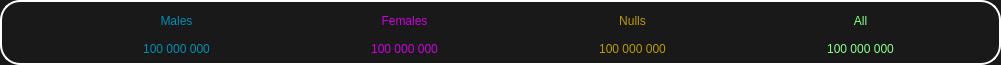
      <widget class="QFrame" name="Rabbit">
       <property name="geometry">
        <rect>
         <x>10</x>
         <y>266</y>
         <width>1001</width>
         <height>65</height>
        </rect>
       </property>
       <property name="minimumSize">
        <size>
         <width>0</width>
         <height>65</height>
        </size>
       </property>
       <property name="maximumSize">
        <size>
         <width>16777215</width>
         <height>65</height>
        </size>
       </property>
       <property name="styleSheet">
        <string notr="true">QWidget{
	background-color: rgb(25, 25, 25);
	color: rgb(255, 255, 255);
	border-style: outset;
    	border-radius: 20px;
	border: 2px solid #ffffff;
}</string>
       </property>
       <property name="frameShape">
        <enum>QFrame::StyledPanel</enum>
       </property>
       <property name="frameShadow">
        <enum>QFrame::Raised</enum>
       </property>
       <widget class="QLabel" name="Rabbits_Logo_3">
        <property name="geometry">
         <rect>
          <x>40</x>
          <y>10</y>
          <width>45</width>
          <height>45</height>
         </rect>
        </property>
        <property name="minimumSize">
         <size>
          <width>45</width>
          <height>45</height>
         </size>
        </property>
        <property name="maximumSize">
         <size>
          <width>45</width>
          <height>45</height>
         </size>
        </property>
        <property name="styleSheet">
         <string notr="true">background-color: rgba(0, 0, 0, 0);
color: rgb(255, 255, 255);
border:none;</string>
        </property>
        <property name="text">
         <string/>
        </property>
        <property name="pixmap">
         <pixmap resource="resources.qrc">:/Icons/Rabbit_White.png</pixmap>
        </property>
        <property name="scaledContents">
         <bool>true</bool>
        </property>
        <property name="alignment">
         <set>Qt::AlignCenter</set>
        </property>
       </widget>
       <widget class="QLabel" name="Males_Text">
        <property name="geometry">
         <rect>
          <x>95</x>
          <y>2</y>
          <width>163</width>
          <height>37</height>
         </rect>
        </property>
        <property name="minimumSize">
         <size>
          <width>163</width>
          <height>37</height>
         </size>
        </property>
        <property name="maximumSize">
         <size>
          <width>163</width>
          <height>37</height>
         </size>
        </property>
        <property name="styleSheet">
         <string notr="true">background-color: rgba(0, 0, 0, 0);
color: rgb(0, 140, 179);
font: 75 25pt &quot;Acme&quot;;
border:none;</string>
        </property>
        <property name="text">
         <string>Males</string>
        </property>
        <property name="alignment">
         <set>Qt::AlignCenter</set>
        </property>
       </widget>
       <widget class="QLabel" name="Rabbits_Males_Inter">
        <property name="geometry">
         <rect>
          <x>95</x>
          <y>30</y>
          <width>163</width>
          <height>37</height>
         </rect>
        </property>
        <property name="minimumSize">
         <size>
          <width>163</width>
          <height>37</height>
         </size>
        </property>
        <property name="maximumSize">
         <size>
          <width>163</width>
          <height>37</height>
         </size>
        </property>
        <property name="styleSheet">
         <string notr="true">border:none;background-color: rgba(0, 0, 0, 0);color: rgb(0, 140, 179);;font: 75 15pt 'Acme';</string>
        </property>
        <property name="text">
         <string>100 000 000</string>
        </property>
        <property name="alignment">
         <set>Qt::AlignCenter</set>
        </property>
       </widget>
       <widget class="QLabel" name="Rabbits_Logo_4">
        <property name="geometry">
         <rect>
          <x>268</x>
          <y>10</y>
          <width>45</width>
          <height>45</height>
         </rect>
        </property>
        <property name="minimumSize">
         <size>
          <width>45</width>
          <height>45</height>
         </size>
        </property>
        <property name="maximumSize">
         <size>
          <width>45</width>
          <height>45</height>
         </size>
        </property>
        <property name="styleSheet">
         <string notr="true">background-color: rgba(0, 0, 0, 0);
color: rgb(255, 255, 255);
border:none;</string>
        </property>
        <property name="text">
         <string/>
        </property>
        <property name="pixmap">
         <pixmap resource="resources.qrc">:/Icons/Rabbit_White.png</pixmap>
        </property>
        <property name="scaledContents">
         <bool>true</bool>
        </property>
        <property name="alignment">
         <set>Qt::AlignCenter</set>
        </property>
       </widget>
       <widget class="QLabel" name="Females_Text">
        <property name="geometry">
         <rect>
          <x>323</x>
          <y>2</y>
          <width>163</width>
          <height>37</height>
         </rect>
        </property>
        <property name="minimumSize">
         <size>
          <width>163</width>
          <height>37</height>
         </size>
        </property>
        <property name="maximumSize">
         <size>
          <width>163</width>
          <height>37</height>
         </size>
        </property>
        <property name="styleSheet">
         <string notr="true">background-color: rgba(0, 0, 0, 0);
color: rgb(199, 0, 217);
font: 75 25pt &quot;Acme&quot;;
border:none;</string>
        </property>
        <property name="text">
         <string>Females</string>
        </property>
        <property name="alignment">
         <set>Qt::AlignCenter</set>
        </property>
       </widget>
       <widget class="QLabel" name="Rabbits_Females_Inter">
        <property name="geometry">
         <rect>
          <x>323</x>
          <y>30</y>
          <width>163</width>
          <height>37</height>
         </rect>
        </property>
        <property name="minimumSize">
         <size>
          <width>163</width>
          <height>37</height>
         </size>
        </property>
        <property name="maximumSize">
         <size>
          <width>163</width>
          <height>37</height>
         </size>
        </property>
        <property name="styleSheet">
         <string notr="true">border:none;background-color: rgba(0, 0, 0, 0);color:rgb(199, 0, 217);font: 75 15pt 'Acme';</string>
        </property>
        <property name="text">
         <string>100 000 000</string>
        </property>
        <property name="alignment">
         <set>Qt::AlignCenter</set>
        </property>
       </widget>
       <widget class="QLabel" name="Rabbits_Logo_5">
        <property name="geometry">
         <rect>
          <x>496</x>
          <y>10</y>
          <width>45</width>
          <height>45</height>
         </rect>
        </property>
        <property name="minimumSize">
         <size>
          <width>45</width>
          <height>45</height>
         </size>
        </property>
        <property name="maximumSize">
         <size>
          <width>45</width>
          <height>45</height>
         </size>
        </property>
        <property name="styleSheet">
         <string notr="true">border:none;background-color: rgba(0, 0, 0, 0);
color: rgb(255, 255, 255);</string>
        </property>
        <property name="text">
         <string/>
        </property>
        <property name="pixmap">
         <pixmap resource="resources.qrc">:/Icons/Rabbit_White.png</pixmap>
        </property>
        <property name="scaledContents">
         <bool>true</bool>
        </property>
        <property name="alignment">
         <set>Qt::AlignCenter</set>
        </property>
       </widget>
       <widget class="QLabel" name="Nulls_Text">
        <property name="geometry">
         <rect>
          <x>551</x>
          <y>2</y>
          <width>163</width>
          <height>37</height>
         </rect>
        </property>
        <property name="minimumSize">
         <size>
          <width>163</width>
          <height>37</height>
         </size>
        </property>
        <property name="maximumSize">
         <size>
          <width>163</width>
          <height>37</height>
         </size>
        </property>
        <property name="styleSheet">
         <string notr="true">border:none;background-color: rgba(0, 0, 0, 0);
color: rgb(182, 155, 0);
font: 75 25pt &quot;Acme&quot;;</string>
        </property>
        <property name="text">
         <string>Nulls</string>
        </property>
        <property name="alignment">
         <set>Qt::AlignCenter</set>
        </property>
       </widget>
       <widget class="QLabel" name="Rabbits_Nulls_Inter">
        <property name="geometry">
         <rect>
          <x>551</x>
          <y>30</y>
          <width>163</width>
          <height>37</height>
         </rect>
        </property>
        <property name="minimumSize">
         <size>
          <width>163</width>
          <height>37</height>
         </size>
        </property>
        <property name="maximumSize">
         <size>
          <width>163</width>
          <height>37</height>
         </size>
        </property>
        <property name="styleSheet">
         <string notr="true">border:none;background-color: rgba(0, 0, 0, 0);color:rgb(182, 155, 0);font: 75 15pt 'Acme';</string>
        </property>
        <property name="text">
         <string>100 000 000</string>
        </property>
        <property name="alignment">
         <set>Qt::AlignCenter</set>
        </property>
       </widget>
       <widget class="QLabel" name="Rabbits_Logo_6">
        <property name="geometry">
         <rect>
          <x>724</x>
          <y>10</y>
          <width>45</width>
          <height>45</height>
         </rect>
        </property>
        <property name="minimumSize">
         <size>
          <width>45</width>
          <height>45</height>
         </size>
        </property>
        <property name="maximumSize">
         <size>
          <width>45</width>
          <height>45</height>
         </size>
        </property>
        <property name="styleSheet">
         <string notr="true">border:none;background-color: rgba(0, 0, 0, 0);
color: rgb(255, 255, 255);</string>
        </property>
        <property name="text">
         <string/>
        </property>
        <property name="pixmap">
         <pixmap resource="resources.qrc">:/Icons/Rabbits_White.png</pixmap>
        </property>
        <property name="scaledContents">
         <bool>true</bool>
        </property>
        <property name="alignment">
         <set>Qt::AlignCenter</set>
        </property>
       </widget>
       <widget class="QLabel" name="All_Text_2">
        <property name="geometry">
         <rect>
          <x>779</x>
          <y>2</y>
          <width>163</width>
          <height>37</height>
         </rect>
        </property>
        <property name="minimumSize">
         <size>
          <width>163</width>
          <height>37</height>
         </size>
        </property>
        <property name="maximumSize">
         <size>
          <width>163</width>
          <height>37</height>
         </size>
        </property>
        <property name="styleSheet">
         <string notr="true">border:none;background-color: rgba(0, 0, 0, 0);
color: rgb(137, 255, 141);
font: 75 25pt &quot;Acme&quot;;</string>
        </property>
        <property name="text">
         <string>All</string>
        </property>
        <property name="alignment">
         <set>Qt::AlignCenter</set>
        </property>
       </widget>
       <widget class="QLabel" name="Rabbits_All_Inter">
        <property name="geometry">
         <rect>
          <x>779</x>
          <y>30</y>
          <width>163</width>
          <height>37</height>
         </rect>
        </property>
        <property name="minimumSize">
         <size>
          <width>163</width>
          <height>37</height>
         </size>
        </property>
        <property name="maximumSize">
         <size>
          <width>163</width>
          <height>37</height>
         </size>
        </property>
        <property name="styleSheet">
         <string notr="true">border:none;background-color: rgba(0, 0, 0, 0);color:rgb(137, 255, 141);font: 75 15pt 'Acme';</string>
        </property>
        <property name="text">
         <string>100 000 000</string>
        </property>
        <property name="alignment">
         <set>Qt::AlignCenter</set>
        </property>
       </widget>
      </widget>
